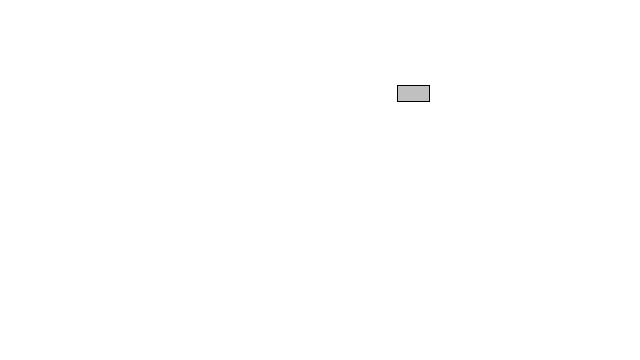
Frame 1 (no input)
Frame 60 (the mouse pressed at the canvas centre just before this capture): identical to frame 1, image omitted
Frame 120 (the mouse held since frame 60 and released just before this capture): identical to frame 1, image omitted

The Processing sketch that drew this single still picture (run headless with seeded random() and noise(); from frame 60 on, the mouse is pressed at the canvas centre):

// Processing sketch: exo_3_3_drive_car_keys
// ── exo_3_3_drive_car_keys.pde
Mover m;
PVector up, down, left, right;

void setup(){
  size(640, 360);
  m = new Mover();
  up = new PVector(0,-1);
  down = new PVector(0,1);
  left = new PVector(-1, 0);
  right = new PVector(1, 0);
}

void draw(){
  background(255);
  m.update();
  m.display(); 
}

void keyPressed(){
  
  println(keyCode);
  switch(keyCode){
    case 38:
      m.applyForce(up);
    break;
    case 40:
      m.applyForce(down);
    break;
    case 37:
      m.applyForce(left);
    break;
    case 39:
      m.applyForce(right);
    break;
    default:
    return ;
  }
}
// ── Mover.pde
class Mover {
  PVector location;
  PVector velocity;
  PVector acceleration;
  float mass;
  
  float angle=0;
  Mover(){
    location = new PVector(random(0,width), random(0, height));
    velocity = new PVector(0,0);
    acceleration = new PVector(0,0);
    mass=1;
  }
  
  void update(){
    velocity.add(acceleration);
    location.add(velocity);
    
    location.x = constrain(location.x, 32, width-32);
    location.y = constrain(location.y, 32, height-32);
    acceleration.mult(0);
  }
  
  void applyForce(PVector f){
    PVector acc = PVector.div(f, mass);
    acceleration.add(acc);
    acceleration.x = constrain(acceleration.x, -0.1, 0.1);
    acceleration.y = constrain(acceleration.y, -0.1, 0.1);
  }
  
  void display(){
    
    angle = velocity.heading();
    stroke(0);
    fill(175, 200);
    rectMode(CENTER);
    pushMatrix();
    translate(location.x, location.y);
    rotate(angle);
    rect(0,0,mass*32, mass*16);
    popMatrix();
  }
}
